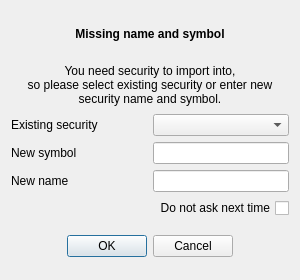
<?xml version="1.0" encoding="UTF-8"?>
<ui version="4.0">
 <class>SecurityDlg</class>
 <widget class="QDialog" name="SecurityDlg">
  <property name="geometry">
   <rect>
    <x>0</x>
    <y>0</y>
    <width>300</width>
    <height>280</height>
   </rect>
  </property>
  <property name="windowTitle">
   <string>Security</string>
  </property>
  <layout class="QVBoxLayout" name="verticalLayout">
   <item>
    <widget class="QLabel" name="label_title">
     <property name="font">
      <font>
       <weight>75</weight>
       <bold>true</bold>
      </font>
     </property>
     <property name="text">
      <string>Missing name and symbol</string>
     </property>
     <property name="alignment">
      <set>Qt::AlignCenter</set>
     </property>
    </widget>
   </item>
   <item>
    <widget class="QLabel" name="label_info">
     <property name="text">
      <string>You need security to import into,
so please select existing security or enter new security name and symbol.</string>
     </property>
     <property name="alignment">
      <set>Qt::AlignCenter</set>
     </property>
     <property name="wordWrap">
      <bool>true</bool>
     </property>
    </widget>
   </item>
   <item>
    <layout class="QGridLayout" name="gridLayout">
     <item row="0" column="1">
      <widget class="QComboBox" name="cbSecurity">
       <property name="sizePolicy">
        <sizepolicy hsizetype="Preferred" vsizetype="Preferred">
         <horstretch>0</horstretch>
         <verstretch>0</verstretch>
        </sizepolicy>
       </property>
      </widget>
     </item>
     <item row="1" column="1">
      <widget class="QLineEdit" name="leNewSymbol">
       <property name="sizePolicy">
        <sizepolicy hsizetype="Preferred" vsizetype="Preferred">
         <horstretch>0</horstretch>
         <verstretch>0</verstretch>
        </sizepolicy>
       </property>
      </widget>
     </item>
     <item row="2" column="1">
      <widget class="QLineEdit" name="leNewName">
       <property name="sizePolicy">
        <sizepolicy hsizetype="Preferred" vsizetype="Preferred">
         <horstretch>0</horstretch>
         <verstretch>0</verstretch>
        </sizepolicy>
       </property>
      </widget>
     </item>
     <item row="0" column="0">
      <widget class="QLabel" name="lblSecurity">
       <property name="text">
        <string>Existing security</string>
       </property>
      </widget>
     </item>
     <item row="1" column="0">
      <widget class="QLabel" name="lblNewSymbol">
       <property name="text">
        <string>New symbol</string>
       </property>
      </widget>
     </item>
     <item row="2" column="0">
      <widget class="QLabel" name="lblNewName">
       <property name="text">
        <string>New name</string>
       </property>
      </widget>
     </item>
     <item row="3" column="1" alignment="Qt::AlignLeft">
      <widget class="QCheckBox" name="cbDontAsk">
       <property name="sizePolicy">
        <sizepolicy hsizetype="Preferred" vsizetype="Preferred">
         <horstretch>0</horstretch>
         <verstretch>0</verstretch>
        </sizepolicy>
       </property>
       <property name="layoutDirection">
        <enum>Qt::RightToLeft</enum>
       </property>
       <property name="text">
        <string>Do not ask next time</string>
       </property>
      </widget>
     </item>
    </layout>
   </item>
   <item>
    <widget class="QDialogButtonBox" name="buttonBox">
     <property name="sizePolicy">
      <sizepolicy hsizetype="Preferred" vsizetype="Preferred">
       <horstretch>0</horstretch>
       <verstretch>0</verstretch>
      </sizepolicy>
     </property>
     <property name="standardButtons">
      <set>QDialogButtonBox::Cancel|QDialogButtonBox::Ok</set>
     </property>
     <property name="centerButtons">
      <bool>true</bool>
     </property>
    </widget>
   </item>
  </layout>
 </widget>
 <layoutdefault spacing="6" margin="11"/>
 <resources/>
 <connections>
  <connection>
   <sender>buttonBox</sender>
   <signal>accepted()</signal>
   <receiver>SecurityDlg</receiver>
   <slot>accept()</slot>
   <hints>
    <hint type="sourcelabel">
     <x>302</x>
     <y>276</y>
    </hint>
    <hint type="destinationlabel">
     <x>302</x>
     <y>152</y>
    </hint>
   </hints>
  </connection>
  <connection>
   <sender>buttonBox</sender>
   <signal>rejected()</signal>
   <receiver>SecurityDlg</receiver>
   <slot>reject()</slot>
   <hints>
    <hint type="sourcelabel">
     <x>302</x>
     <y>276</y>
    </hint>
    <hint type="destinationlabel">
     <x>302</x>
     <y>152</y>
    </hint>
   </hints>
  </connection>
 </connections>
 <designerdata>
  <property name="gridDeltaX">
   <number>2</number>
  </property>
  <property name="gridDeltaY">
   <number>2</number>
  </property>
  <property name="gridSnapX">
   <bool>true</bool>
  </property>
  <property name="gridSnapY">
   <bool>true</bool>
  </property>
  <property name="gridVisible">
   <bool>true</bool>
  </property>
 </designerdata>
</ui>
